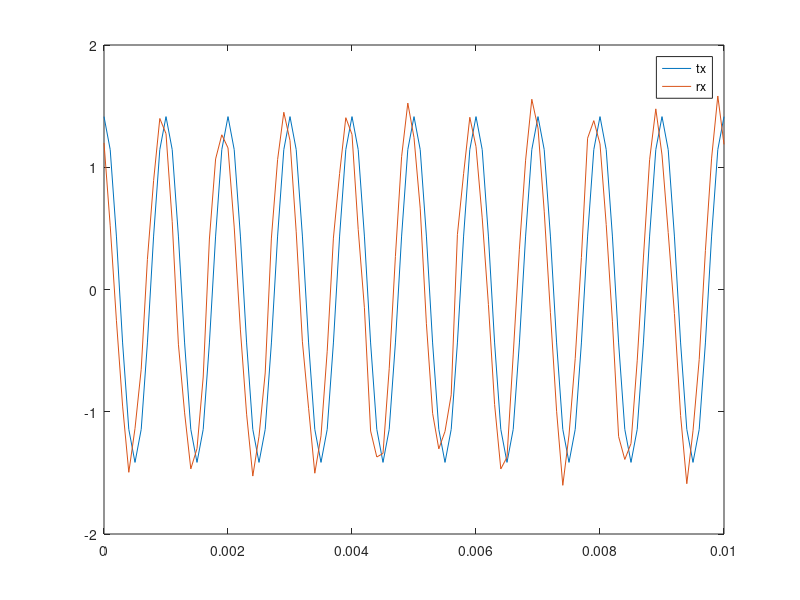
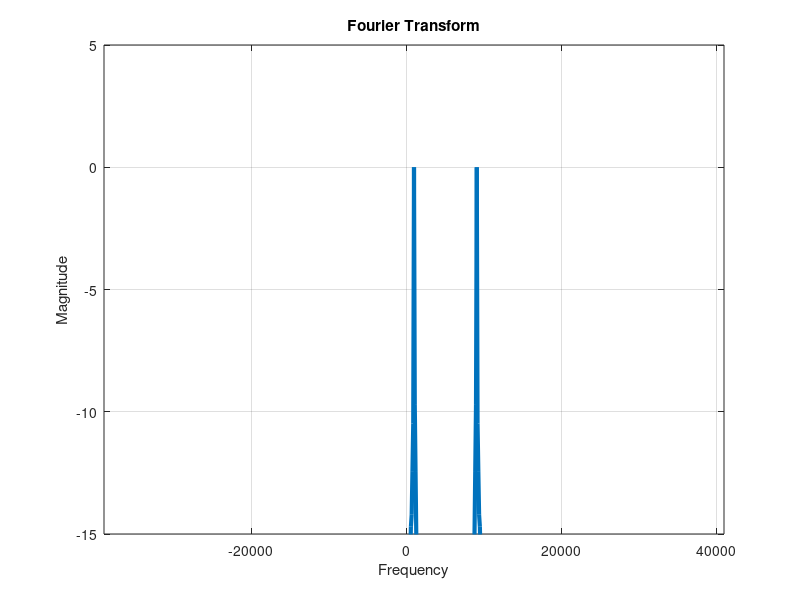

These charts were generated, in order, by the following MATLAB code:
%%%%%%%%%%%%%%%%%%%%%%%%%%%%%%%%%
%     FREQUENCY ESTIMATION
%            USING
%     ZERO CROSSING METHOD
%       www.raymaps.com
%%%%%%%%%%%%%%%%%%%%%%%%%%%%%%%%%
% https://www.raymaps.com/index.php/frequency-estimation-using-zero-crossing-method/
%
% Modified by Sebastian Jardi Estadella

clear all
#close all

fc=1e3;             % Carrier frequency
fs=fc*10;           % Sampling frequency
ts=1/fs;            % Sampling interval
N=100;              % Number Samples
t=0:ts:N*ts;        % Total time
dp=pi/6;            % Phase offset
df=20e3;            % Frequency offset

tx_carrier = sqrt(2) * cos(2*pi*fc*t);
rx_carrier = sqrt(2) * cos(2*pi*(fc+df) * t+dp) + 0.1 * randn(1, N+1);

figure(1);
plot(t, tx_carrier, t, rx_carrier);
legend('tx', 'rx');

% Frequency Estimation at Transmitter
% Counting Zero Crossings
count=0;
for n=1:N
  if tx_carrier(n)>0 && tx_carrier(n+1)<0   % -ve going
    count=count+1;
  end
  if tx_carrier(n)<0 && tx_carrier(n+1)>0   % +ve going
    count=count+1;
  end
end
% We have 2 zero crossings per period
% t(end) = Last value of t array
#tx_freq_estimate=count/2/t(end)
tx_freq_estimate=count/2/(t(end)-t(1))

% Frequency Estimation at Receiver
count=0;
for n=1:N
  if rx_carrier(n)>0 && rx_carrier(n+1)<0   % -ve going
    count=count+1;
  end
  if rx_carrier(n)<0 && rx_carrier(n+1)>0   % +ve going
    count=count+1;
  end
end
rx_freq_estimate=count/2/t(end)

% Fourier Transform
two_tones=tx_carrier+rx_carrier;
fft_two_tones=abs(fft(two_tones));
fft_two_tones=fft_two_tones/max(fft_two_tones);
f=0:1/t(end):(N)*(1/t(end));
figure(2);
plot(f,10*log10(fft_two_tones),'linewidth',3);
axis([fc-2*df fc+2*df -15 5])
xlabel('Frequency')
ylabel('Magnitude')
title('Fourier Transform')
grid on